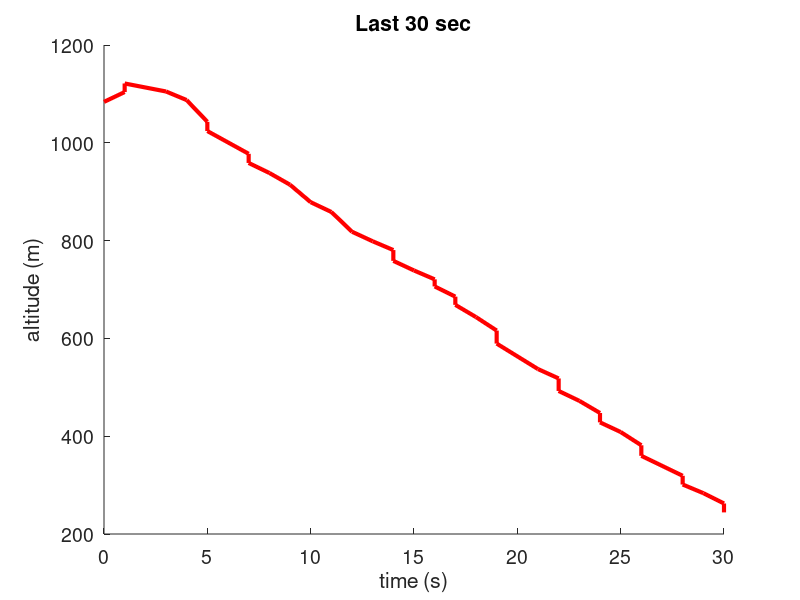
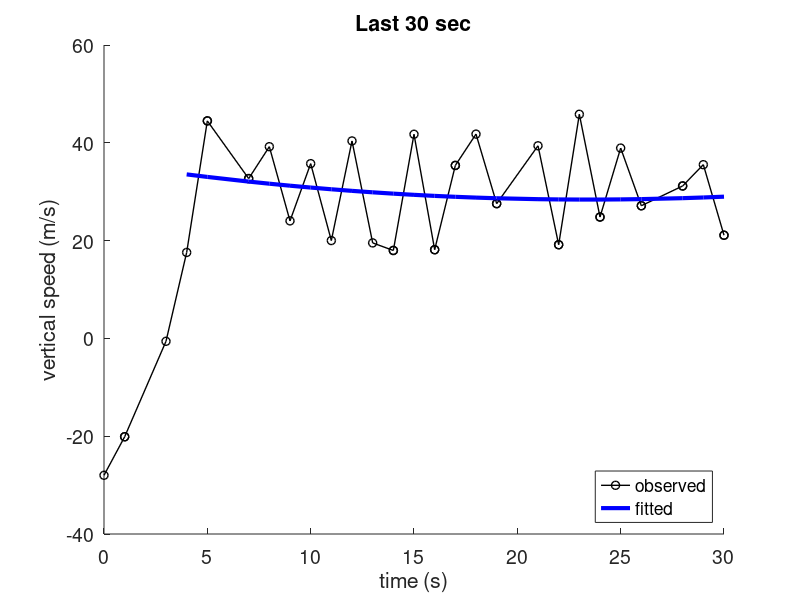
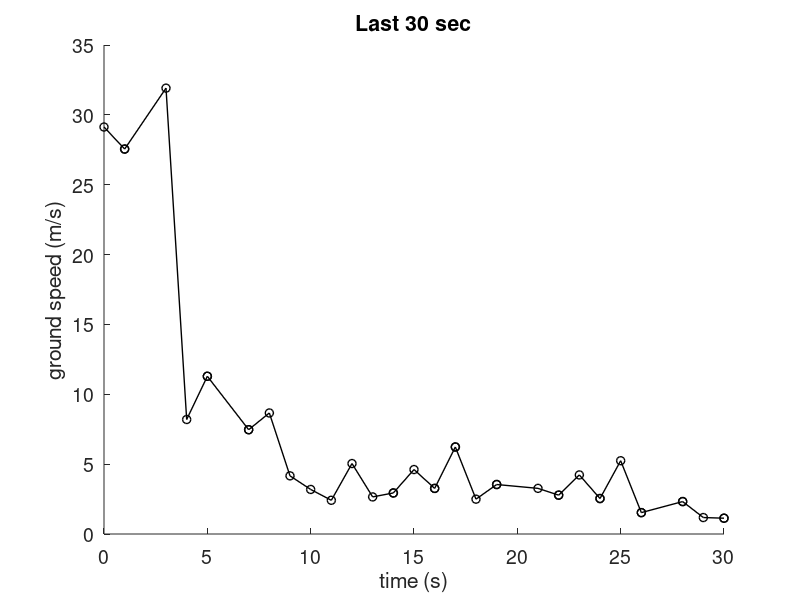
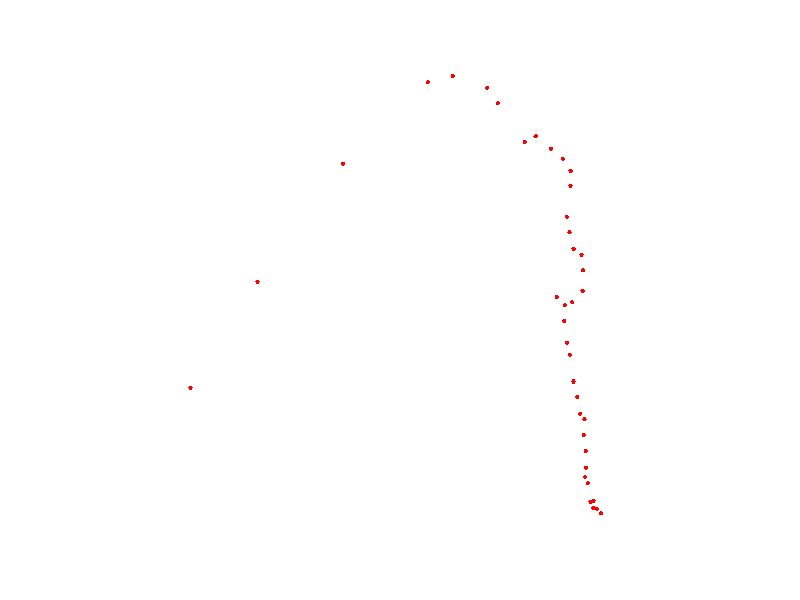

MATLAB code for these plots, in order:
load data;

last_no = 38;

h = figure; hold on; axis square; axis off;
plot(data(end-last_no:end,3),data(end-last_no:end,2),'r.','markersize',10);
%plot(data2(:,3),data2(:,2),'b.','markersize',10);
%plot_google_map('maptype','hybrid','AutoAxis',1,'Alpha',0.4);
%legend('raw','corr');
%print(h,'-dpng','-r256','fig_skrydis_raw.png');
%print(h,'-dpng','-r256','fig_skrydis_su_ir_be_kor.png');
%print(h,'-dpng','-r256','fig_skrydis_baigtis.png');

%baigtis 30 sec
%(data(end,1) - data(end-last_no,1))*60

lw = 3; fs = 14;
h = figure; hold on; 
set(gca,'fontsize',fs);
plot((data(end-last_no:end,1)-data(end-last_no,1))*60,data(end-last_no:end,4)*1000,'r-','linewidth',lw);
xlabel('time (s)');
ylabel('altitude (m)');
title('Last 30 sec');
print(h,'-dpng','-r256','fig_skrydis_aukstis.png');


p = polyfit((data(end-last_no+4:end,1)-data(end-last_no+4,1))*60,data(end-last_no+4:end,5),2);
y = polyval(p,(data(end-last_no+4:end,1)-data(end-last_no+4,1))*60);

lw = 3; fs = 14;
h = figure; hold on; 
set(gca,'fontsize',fs);
plot((data(end-last_no:end,1)-data(end-last_no,1))*60,data(end-last_no:end,5),'ko-','linewidth',lw-2);
plot((data(end-last_no+4:end,1)-data(end-last_no+4,1))*60+4,y,'b-','linewidth',lw);
legend('observed','fitted','Location','SouthEast');
xlabel('time (s)');
ylabel('vertical speed (m/s)');
title('Last 30 sec');
print(h,'-dpng','-r256','fig_skrydis_kritimo_greitis.png');

h = figure; hold on; 
set(gca,'fontsize',fs);
plot((data(end-last_no:end,1)-data(end-last_no,1))*60,data(end-last_no:end,6),'ko-','linewidth',lw-2);
xlabel('time (s)');
ylabel('ground speed (m/s)');
title('Last 30 sec');
print(h,'-dpng','-r256','fig_skrydis_horizontalus_greitis.png');
